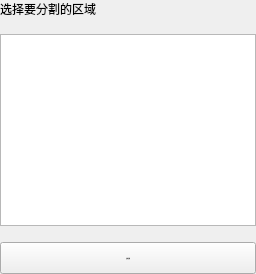
        <widget class="QWidget" name="tab_2">
         <attribute name="title">
          <string>AI自动分割</string>
         </attribute>
         <layout class="QVBoxLayout" name="verticalLayout_8" stretch="0,0,0">
          <property name="spacing">
           <number>16</number>
          </property>
          <property name="leftMargin">
           <number>0</number>
          </property>
          <property name="topMargin">
           <number>0</number>
          </property>
          <property name="rightMargin">
           <number>0</number>
          </property>
          <property name="bottomMargin">
           <number>0</number>
          </property>
          <item>
           <widget class="QLabel" name="label_6">
            <property name="text">
             <string>选择要分割的区域</string>
            </property>
           </widget>
          </item>
          <item>
           <widget class="QListWidget" name="listWidget"/>
          </item>
          <item>
           <widget class="QPushButton" name="pushButton_5">
            <property name="minimumSize">
             <size>
              <width>0</width>
              <height>32</height>
             </size>
            </property>
            <property name="font">
             <font>
              <pointsize>-1</pointsize>
              <italic>false</italic>
              <bold>false</bold>
             </font>
            </property>
            <property name="text">
             <string>自动分割</string>
            </property>
           </widget>
          </item>
         </layout>
        </widget>
